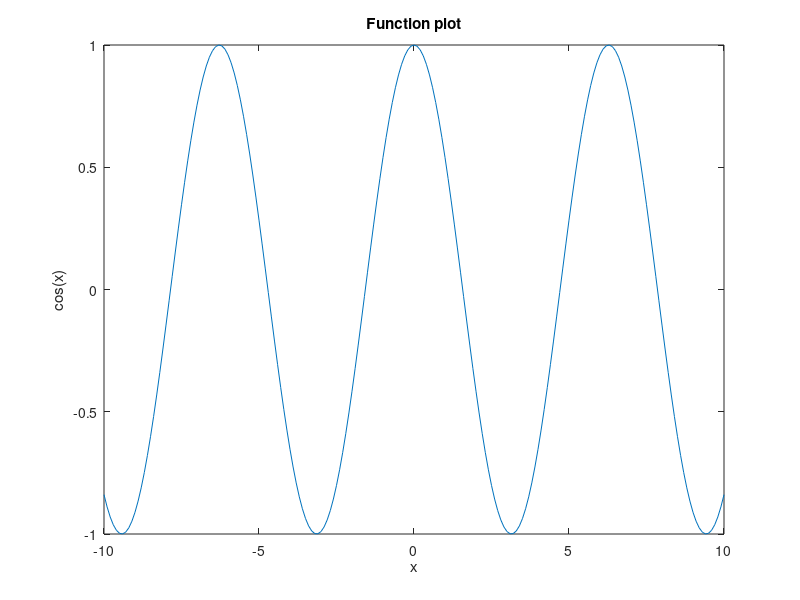

Write MATLAB code to recreate this figure.
#!/usr/bin/env octave

x = -10:0.1:10
y = cos(x)
plot(x, y)
title("Function plot")
xlabel("x")
ylabel("cos(x)")
waitforbuttonpress()
